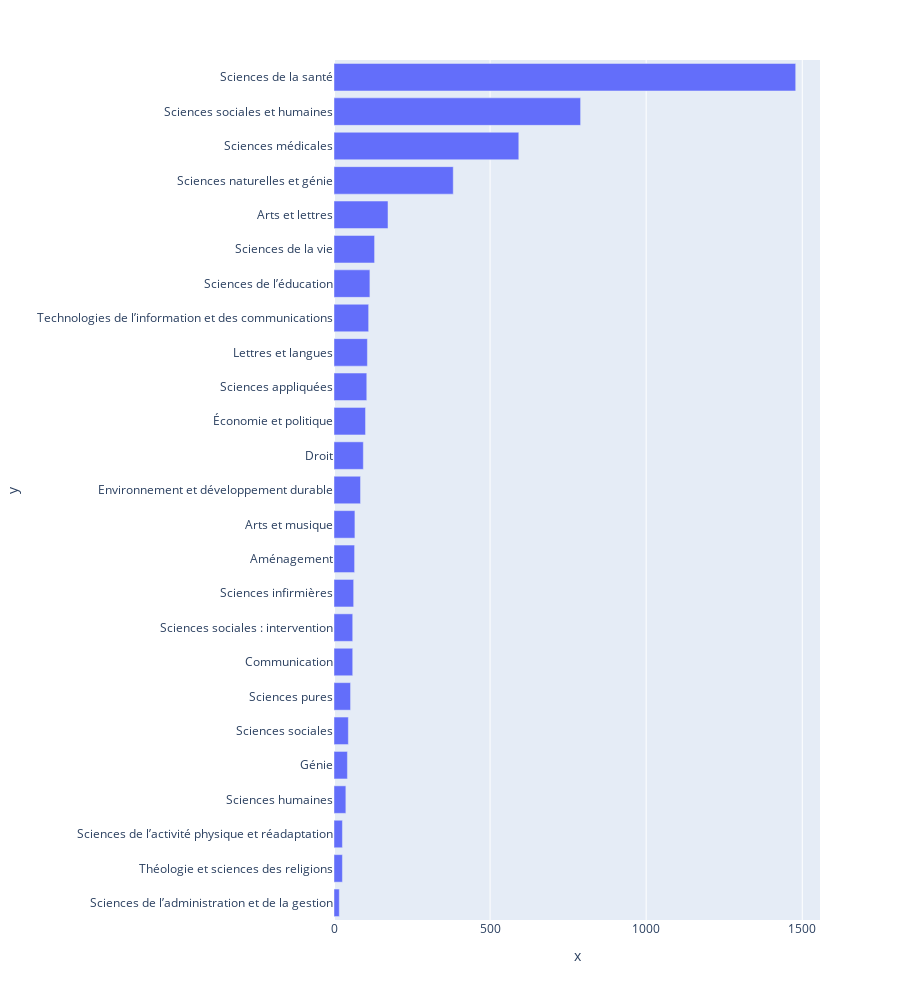

Notebook code for this chart:
### Code cell
px.bar(
    x = secteursRecherche['count'],
    y = secteursRecherche['labels'],
    orientation = 'h',
    height = 1000
)

### Figure 1 — Plotly figure (JSON) as saved in the notebook; plotly's stock layout.template omitted (floating-point values rounded to 4 significant figures)
{"data": [{"alignmentgroup": "True", "hovertemplate": "x=%{x}<br>y=%{y}<extra></extra>", "legendgroup": "", "marker": {"color": "#636efa", "pattern": {"shape": ""}}, "name": "", "offsetgroup": "", "orientation": "h", "showlegend": false, "textposition": "auto", "type": "bar", "x": [17, 27, 27, 38, 43, 46, 53, 60, 60, 63, 66, 67, 85, 94, 101, 105, 107, 111, 115, 130, 173, 382, 592, 790, 1479], "xaxis": "x", "y": ["Sciences de l’administration et de la gestion", "Théologie et sciences des religions", "Sciences de l’activité physique et réadaptation", "Sciences humaines", "Génie", "Sciences sociales", "Sciences pures", "Communication", "Sciences sociales : intervention", "Sciences infirmières", "Aménagement", "Arts et musique", "Environnement et développement durable", "Droit", "Économie et politique", "Sciences appliquées", "Lettres et langues", "Technologies de l’information et des communications", "Sciences de l’éducation", "Sciences de la vie", "Arts et lettres", "Sciences naturelles et génie", "Sciences médicales", "Sciences sociales et humaines", "Sciences de la santé"], "yaxis": "y"}], "layout": {"barmode": "relative", "height": 1000, "legend": {"tracegroupgap": 0}, "margin": {"t": 60}, "xaxis": {"anchor": "y", "domain": [0, 1], "title": {"text": "x"}}, "yaxis": {"anchor": "x", "domain": [0, 1], "title": {"text": "y"}}}}
